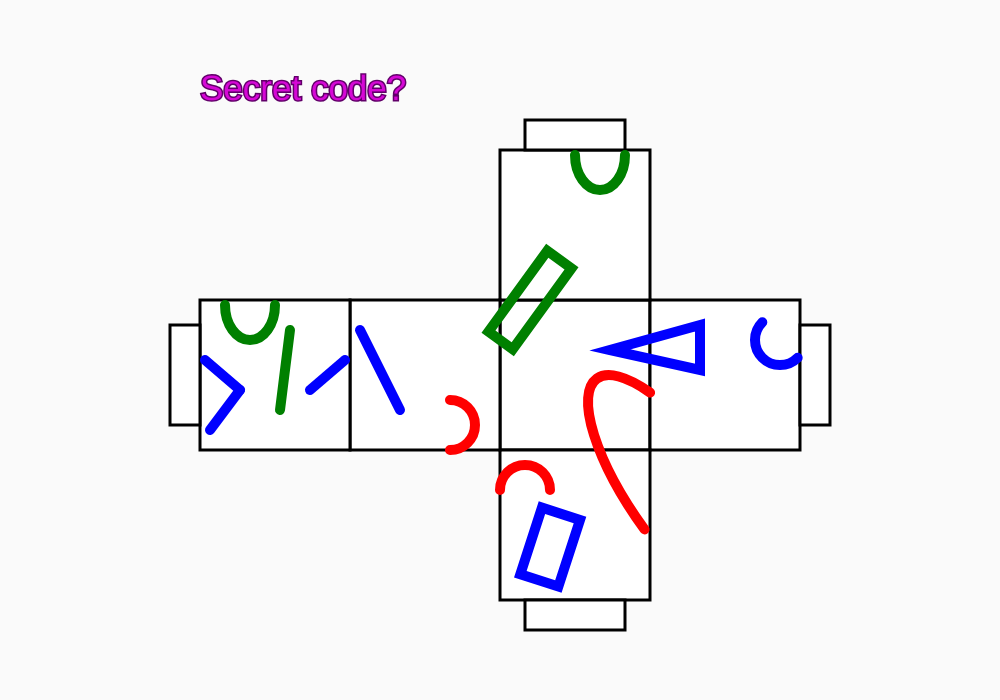
Frame 1 (no input)
Frame 60 (no input): identical to frame 1, image omitted
Frame 120 (the mouse pressed at the canvas centre since frame 60): identical to frame 1, image omitted

The p5.js sketch that drew this single still picture (run headless with seeded random() and noise() and a simulated clock; from frame 60 on, the mouse is pressed at the canvas centre):

// p5.js sketch
// ── sketch.js
let coors = [
	500,
	300,
	150,
	650,
	450,
	350,
	200,
	800,
	325,
	525,
	120,
	600,
	100
]

let CORRECTOR = 1000;

function setup(){
	createCanvas(1000, 700);
}

function draw(){
	background(250);
	fill("white");
	stroke(0);
	strokeWeight(3);
	rect(coors[0] % CORRECTOR, coors[1] % CORRECTOR, coors[2] % CORRECTOR, coors[2] % CORRECTOR);
	rect(coors[3] % CORRECTOR, coors[1] % CORRECTOR, coors[2] % CORRECTOR, coors[2] % CORRECTOR);
	rect(coors[0] % CORRECTOR, coors[4] % CORRECTOR, coors[2] % CORRECTOR, coors[2] % CORRECTOR);
	rect(coors[0] % CORRECTOR, coors[2] % CORRECTOR, coors[2] % CORRECTOR, coors[2] % CORRECTOR);
	rect(coors[5] % CORRECTOR, coors[1] % CORRECTOR, coors[2] % CORRECTOR, coors[2] % CORRECTOR);
	rect(200, coors[1] % CORRECTOR, coors[2] % CORRECTOR, coors[2] % CORRECTOR);

	rect(coors[7] % CORRECTOR, 325, 30, coors[12] % CORRECTOR);
	rect(170, 325, 30, coors[12] % CORRECTOR);
	rect(525, 120, coors[12] % CORRECTOR, 30);
	rect(525, coors[11] % CORRECTOR, coors[12] % CORRECTOR, 30);

	noFill();
	stroke(0);
	strokeWeight(10);
	
	stroke("red");
	arc(450, 425, 50, 50, 1.5 * PI , 0.5 * PI);
	

	stroke("green");
	arc(250, 305, 50, 70, 2 * PI , PI);
	

	stroke("blue");
	arc(780, 340, 50, 50, PI / 4, PI * 1.25);
	line(345, 360, 310, 390);

	stroke("green");
	line(290, 330, 280, 410);

	stroke("red");

	push();
	translate(685, 500);
	rotate(0.3 * PI);
	arc(0, 0, 300, 100, 0.5 * PI, 1.1 * PI);
	pop();

	stroke("red");
	arc(525, 490, 50, 50, 1 * PI , 2 * PI);

	stroke("blue");
	line(205, 360, 240, 390);

	push();
	stroke("green");
	translate(530, 300);
	rectMode(CENTER);
	rotate(PI * 0.2);
	rect(0, 0, 30, 100);
	pop();

	line(360, 330, 400, 410);
	triangle(610, 350, 700, 370, 700, 325);

	stroke("blue");
	line(240, 390, 210, 430);

	stroke("green");
	arc(600, 155, 50, 70, 2 * PI , PI);

	stroke("blue");
	push();
	translate(580, 520);
	rotate(0.6 * PI);
	rect(0, 0, 70, 40);
	pop();

	stroke("#610069");
	fill("#d608d6");
	strokeWeight(3);
	textSize(35);
	text("Secret code?", 200, 100);
}
